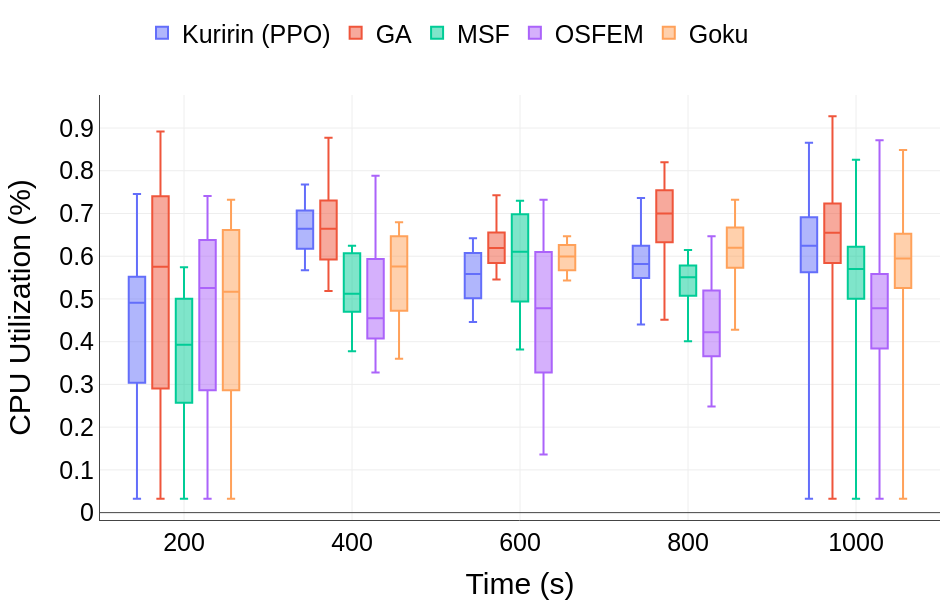

The notebook cell this image was saved under:
### Code cell
data = {
    "Time (s)": tempos,
    "Kuririn (PPO)": dicio_csv_kuririn["cpu_utilization"],
    "GA": dicio_csv_GA["cpu_utilization"],
    "MSF": dicio_csv_MSF["cpu_utilization"],
    "OSFEM": dicio_csv_osfem["cpu_utilization"],
    "Goku": dicio_csv_goku["cpu_utilization"],
}

df = pd.DataFrame(data)

df_long = df.melt(id_vars=["Time (s)"], var_name="Method", value_name="CPU Utilization (%)")

# Criando o gráfico de box plot
fig = px.box(
    df_long,
    x="Time (s)",
    y="CPU Utilization (%)",
    color="Method",
    title=None,
    orientation="v",
    points=False,
)

fig.update_traces(quartilemethod="exclusive")


draft_template = go.layout.Template()
draft_template.layout.annotations = [
    dict(
        name="draft watermark",
        text="",
        textangle=-30,
        opacity=0.1,
        font=dict(color="black", size=100),
        xref="paper",
        yref="paper",
        x=0.5,
        y=0.5,
        showarrow=False,
    )
]

fig.update_layout(
    yaxis=dict(showline=True, showgrid=True),
    xaxis=dict(showline=True, showgrid=True),
    legend_title=None,
    margin=dict(l=100, r=10, b=80, t=25),
    autosize=True,
    width=950,
    height=600,
    template=draft_template,
    legend=dict(x=0.05, y=1.2, traceorder="normal", orientation="h"),
    font=dict(family="Arial", size=25, color="Black"),
)

# Exibindo o gráfico
fig.show()

### Figure 1 — Plotly figure (JSON) as saved in the notebook; plotly's stock layout.template omitted (floating-point values rounded to 4 significant figures; data arrays with more than 128 entries replaced by an {"elided": "..."} marker saying what was removed)
{"data": [{"alignmentgroup": "True", "boxpoints": false, "hovertemplate": "Method=Kuririn (PPO)<br>Time (s)=%{x}<br>CPU Utilization (%)=%{y}<extra></extra>", "legendgroup": "Kuririn (PPO)", "marker": {"color": "#636efa"}, "name": "Kuririn (PPO)", "notched": false, "offsetgroup": "Kuririn (PPO)", "orientation": "v", "quartilemethod": "exclusive", "showlegend": true, "type": "box", "x": {"elided": "3522 int values"}, "x0": " ", "xaxis": "x", "y": {"elided": "3522 str values"}, "y0": " ", "yaxis": "y"}, {"alignmentgroup": "True", "boxpoints": false, "hovertemplate": "Method=GA<br>Time (s)=%{x}<br>CPU Utilization (%)=%{y}<extra></extra>", "legendgroup": "GA", "marker": {"color": "#EF553B"}, "name": "GA", "notched": false, "offsetgroup": "GA", "orientation": "v", "quartilemethod": "exclusive", "showlegend": true, "type": "box", "x": {"elided": "3522 int values"}, "x0": " ", "xaxis": "x", "y": {"elided": "3522 str values"}, "y0": " ", "yaxis": "y"}, {"alignmentgroup": "True", "boxpoints": false, "hovertemplate": "Method=MSF<br>Time (s)=%{x}<br>CPU Utilization (%)=%{y}<extra></extra>", "legendgroup": "MSF", "marker": {"color": "#00cc96"}, "name": "MSF", "notched": false, "offsetgroup": "MSF", "orientation": "v", "quartilemethod": "exclusive", "showlegend": true, "type": "box", "x": {"elided": "3522 int values"}, "x0": " ", "xaxis": "x", "y": {"elided": "3522 str values"}, "y0": " ", "yaxis": "y"}, {"alignmentgroup": "True", "boxpoints": false, "hovertemplate": "Method=OSFEM<br>Time (s)=%{x}<br>CPU Utilization (%)=%{y}<extra></extra>", "legendgroup": "OSFEM", "marker": {"color": "#ab63fa"}, "name": "OSFEM", "notched": false, "offsetgroup": "OSFEM", "orientation": "v", "quartilemethod": "exclusive", "showlegend": true, "type": "box", "x": {"elided": "3522 int values"}, "x0": " ", "xaxis": "x", "y": {"elided": "3522 str values"}, "y0": " ", "yaxis": "y"}, {"alignmentgroup": "True", "boxpoints": false, "hovertemplate": "Method=Goku<br>Time (s)=%{x}<br>CPU Utilization (%)=%{y}<extra></extra>", "legendgroup": "Goku", "marker": {"color": "#FFA15A"}, "name": "Goku", "notched": false, "offsetgroup": "Goku", "orientation": "v", "quartilemethod": "exclusive", "showlegend": true, "type": "box", "x": {"elided": "3522 int values"}, "x0": " ", "xaxis": "x", "y": {"elided": "3522 str values"}, "y0": " ", "yaxis": "y"}], "layout": {"autosize": true, "boxmode": "group", "font": {"color": "Black", "family": "Arial", "size": 25}, "height": 600, "legend": {"orientation": "h", "title": {}, "tracegroupgap": 0, "traceorder": "normal", "x": 0.05, "y": 1.2}, "margin": {"b": 80, "l": 100, "r": 10, "t": 25}, "width": 950, "xaxis": {"anchor": "y", "domain": [0, 1], "showgrid": true, "showline": true, "title": {"text": "Time (s)"}}, "yaxis": {"anchor": "x", "domain": [0, 1], "showgrid": true, "showline": true, "title": {"text": "CPU Utilization (%)"}}}}
